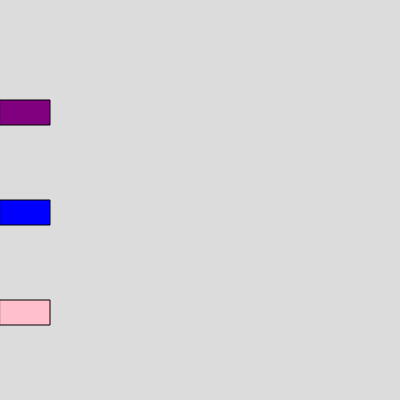
Frame 1 (no input)
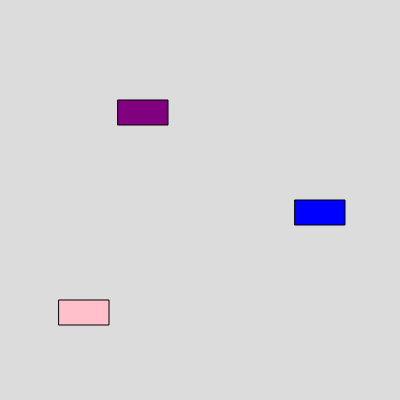
Frame 60 (no input)
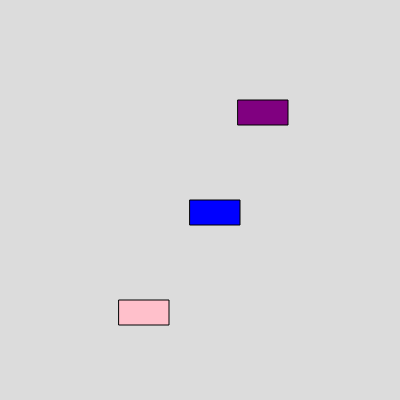
Frame 120 (the mouse pressed at the canvas centre since frame 60)

The p5.js sketch that drew these frames (run headless with seeded random() and noise() and a simulated clock; from frame 60 on, the mouse is pressed at the canvas centre):

// p5.js sketch
// ── sketch.js
let x=0;
let x1=0;
let x2=0;

let velocity =2;
let velocity1 =5;
let velocity2 =1;

function setup() {
  createCanvas(400, 400);
}

function draw() {
  background(220);
  fill('purple');
  rect(x,100,50,25);
  x = x+velocity;
  if(x > width) {
    x = 0;
  }

  fill('blue');
  rect(x1,200,50,25);
  x1 = x1+velocity1;
  if(x1 > width) {
    x1 = 0;
  }

  fill('pink');
  rect(x2,300,50,25);
  x2 = x2+velocity2;
  if(x2 > width) {
    x2 = 0;
  }
}
